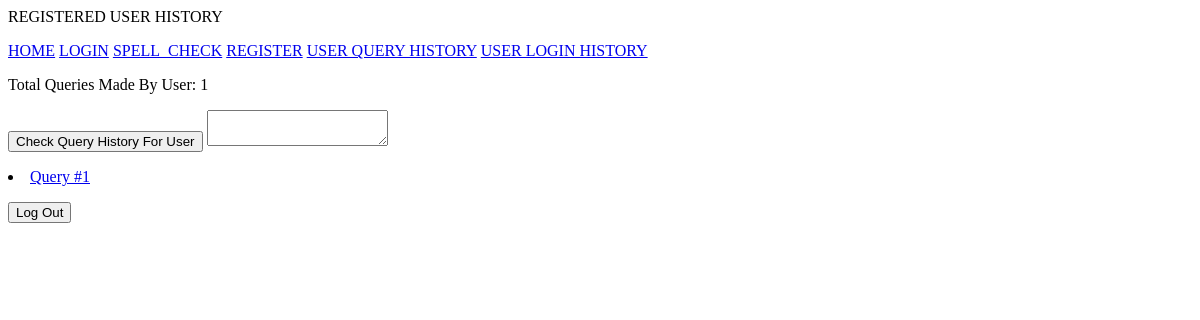
Before: /history (signed in) with the older database file.
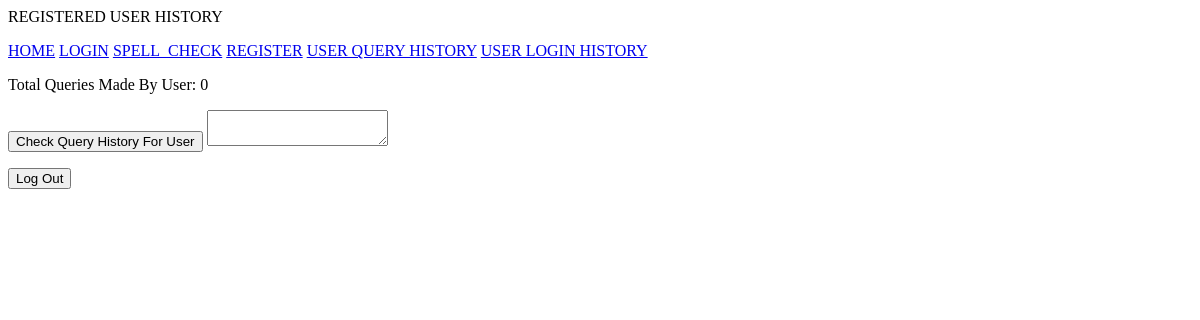
After: the same page with the newer database file.
### app.py (models this page shows, shortened)
class userSpellHistory(db.Model):
    queryID= db.Column(db.Integer(),unique=True,nullable=False,primary_key=True,autoincrement=True)
    username = db.Column(db.String(20), unique=False,nullable=False)
    queryText = db.Column(db.String(20000), unique=False,nullable=False)
    queryResults = db.Column(db.String(20000), unique=False,nullable=False)

### app.py (the view, shortened to what this page needs)
@app.route('/history', methods=['GET','POST'])
def history():
    form = wordForm(request.form)
    if session.get('logged_in') and request.method =='GET':
        try:
            numqueries = userSpellHistory.query.filter_by(username=('%s' % current_user.username)).order_by(userSpellHistory.queryID.desc()).first()
            allqueries =  userSpellHistory.query.filter_by(username=('%s' % current_user.username)).all()
            numqueriesCount = numqueries.queryID
        except AttributeError:
            numqueries = ''
            numqueriesCount = 0
            allqueries = ''
        return render_template('history.html', numqueries=numqueriesCount,allqueries=allqueries,form=form)
    else:
        return render_template('unauthorized.html')

### app.py
class wordForm(Form):
    textbox = TextAreaField('textbox', [validators.DataRequired(message="Enter Words to Check"),validators.Length(max=20000)], id='inputtext')

### app.py (called while the page is built)
@login_manager.user_loader
def user_loader(user_id):
    return userTable.query.get(user_id)

### templates/history.html (shortened to what this page needs)
{% from "_formhelpers.html" import render_field %}
<p>REGISTERED USER HISTORY</p>
<a href="http://localhost:5000/home">HOME</a>
<a href="http://localhost:5000/login">LOGIN</a>
<a href="http://localhost:5000/spell_check">SPELL_CHECK</a>
<a href="http://localhost:5000/register">REGISTER</a>
<a href="http://localhost:5000/history">USER QUERY HISTORY</a>
<a href="http://localhost:5000/login_history">USER LOGIN HISTORY</a>
<form method=post action="">
  <dl>
<div id=numqueries> Total Queries Made By User: {{numqueries}}</div>
<div id=result>{{error}}
<p><input type=submit name='submit_button' value='Check Query History For User'>
{{ form.textbox }}
  </dl>
{%for query in allqueries %}
  <li><a  id="query{{query.queryID}}" href="/history/query{{query.queryID}}">Query #{{query.queryID}}</a></li>
{%endfor %}
    <p><input type=submit name='submit_button' value='Log Out'>
</form>

Changed rows visible on the page:
no longer on this page (row edited): userSpellHistory: queryID "1"
Other visible differences:
{{ numqueries }}: "1" → "0"
